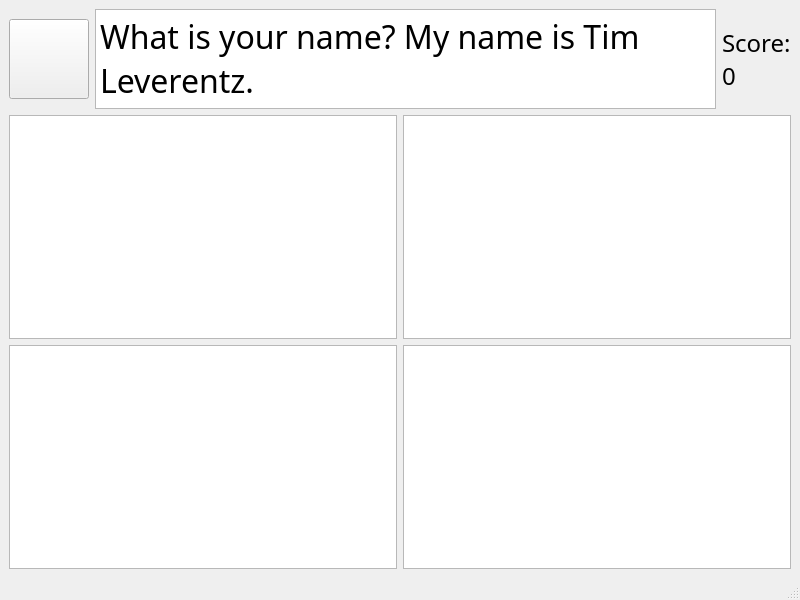
<?xml version="1.0" encoding="UTF-8"?>
<ui version="4.0">
 <class>MainWindow</class>
 <widget class="QMainWindow" name="MainWindow">
  <property name="geometry">
   <rect>
    <x>0</x>
    <y>0</y>
    <width>800</width>
    <height>600</height>
   </rect>
  </property>
  <property name="windowTitle">
   <string>MainWindow</string>
  </property>
  <widget class="QWidget" name="centralwidget">
   <layout class="QVBoxLayout" name="verticalLayout_2">
    <item>
     <layout class="QGridLayout" name="gridLayout">
      <item row="0" column="0">
       <widget class="QPushButton" name="pushButton">
        <property name="minimumSize">
         <size>
          <width>80</width>
          <height>80</height>
         </size>
        </property>
        <property name="styleSheet">
         <string notr="true">background-image: url(:/icon/sound.png);</string>
        </property>
        <property name="text">
         <string>   </string>
        </property>
       </widget>
      </item>
      <item row="0" column="1">
       <widget class="QTextBrowser" name="textBrowser">
        <property name="maximumSize">
         <size>
          <width>16777215</width>
          <height>100</height>
         </size>
        </property>
        <property name="font">
         <font>
          <family>Didact Gothic</family>
          <pointsize>24</pointsize>
         </font>
        </property>
        <property name="html">
         <string>&lt;!DOCTYPE HTML PUBLIC &quot;-//W3C//DTD HTML 4.0//EN&quot; &quot;http://www.w3.org/TR/REC-html40/strict.dtd&quot;&gt;
&lt;html&gt;&lt;head&gt;&lt;meta name=&quot;qrichtext&quot; content=&quot;1&quot; /&gt;&lt;style type=&quot;text/css&quot;&gt;
p, li { white-space: pre-wrap; }
&lt;/style&gt;&lt;/head&gt;&lt;body style=&quot; font-family:'Didact Gothic'; font-size:24pt; font-weight:400; font-style:normal;&quot;&gt;
&lt;p style=&quot; margin-top:0px; margin-bottom:0px; margin-left:0px; margin-right:0px; -qt-block-indent:0; text-indent:0px;&quot;&gt;What is your name? My name is Tim Leverentz.&lt;/p&gt;&lt;/body&gt;&lt;/html&gt;</string>
        </property>
       </widget>
      </item>
      <item row="0" column="2">
       <widget class="QLabel" name="label">
        <property name="font">
         <font>
          <family>Didact Gothic</family>
          <pointsize>18</pointsize>
         </font>
        </property>
        <property name="text">
         <string>Score:
0</string>
        </property>
       </widget>
      </item>
     </layout>
    </item>
    <item>
     <layout class="QGridLayout" name="gridLayout_2">
      <item row="0" column="0">
       <widget class="QGraphicsView" name="graphicsView"/>
      </item>
      <item row="0" column="1">
       <widget class="QGraphicsView" name="graphicsView_2"/>
      </item>
      <item row="1" column="0">
       <widget class="QGraphicsView" name="graphicsView_3"/>
      </item>
      <item row="1" column="1">
       <widget class="QGraphicsView" name="graphicsView_4"/>
      </item>
     </layout>
    </item>
   </layout>
  </widget>
  <widget class="QMenuBar" name="menubar">
   <property name="geometry">
    <rect>
     <x>0</x>
     <y>0</y>
     <width>800</width>
     <height>18</height>
    </rect>
   </property>
  </widget>
  <widget class="QStatusBar" name="statusbar"/>
 </widget>
 <resources>
  <include location="sound_button.qrc"/>
 </resources>
 <connections/>
</ui>
